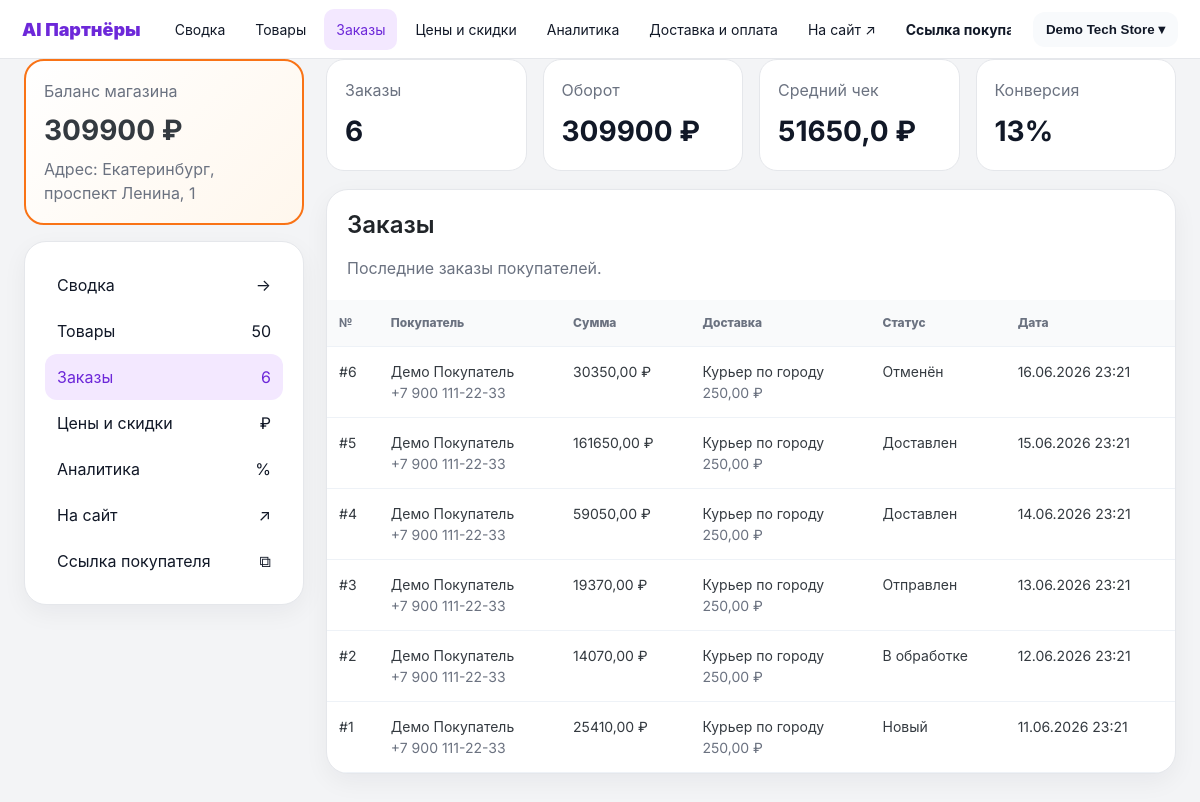
The app's page /shops/demo-tech-store/dashboard/?section=orders (signed in) with its own data.
### shops/models.py (models this page shows, shortened)
class Shop(models.Model):
    owner = models.ForeignKey(User, on_delete=models.CASCADE, related_name='shops')
    name = models.CharField(max_length=100, verbose_name='Название магазина')
    slug = models.SlugField(unique=True, verbose_name='URL-адрес')
    description = models.TextField(blank=True, verbose_name='Описание')
    custom_css = models.TextField(blank=True, null=True, verbose_name='Кастомный CSS')
    template_key = models.CharField(max_length=40, default='modern', verbose_name='Базовый шаблон')
    is_demo = models.BooleanField(default=False, verbose_name='Демо-магазин')
    assistant_level = models.CharField(max_length=20, default='basic', verbose_name='Уровень ИИ-помощника')
    city = models.CharField(max_length=100, default='Екатеринбург', verbose_name='Город магазина')
    address = models.CharField(max_length=250, blank=True, verbose_name='Адрес магазина')
    hosting_enabled = models.BooleanField(default=False, verbose_name='Хостинг на платформе')
    theme_color = models.CharField(max_length=20, default='#4361ee', verbose_name='Цвет темы')
    delivery_enabled = models.BooleanField(default=True, verbose_name='Доставка включена')
    delivery_price = models.DecimalField(max_digits=10, decimal_places=2, default=0, verbose_name='Стоимость доставки')
    delivery_description = models.TextField(blank=True, default='Доставка рассчитывается при оформлении заказа', verbose_name='Описание доставки')
    payment_enabled = models.BooleanField(default=True, verbose_name='Оплата включена')
    payment_methods = models.CharField(max_length=200, default='Банковская карта, оплата при получении', verbose_name='Способы оплаты')
    created_at = models.DateTimeField(auto_now_add=True, verbose_name='Дата создания')
    class Meta:
        verbose_name = 'Магазин'
        verbose_name_plural = 'Магазины'

class Order(models.Model):
    STATUS_CHOICES = [
        ('new', 'Новый'),
        ('processing', 'В обработке'),
        ('shipped', 'Отправлен'),
        ('delivered', 'Доставлен'),
        ('cancelled', 'Отменён'),
    ]
    user = models.ForeignKey(User, on_delete=models.CASCADE, related_name='orders')
    shop = models.ForeignKey(Shop, on_delete=models.CASCADE, related_name='orders')
    created_at = models.DateTimeField(auto_now_add=True)
    updated_at = models.DateTimeField(auto_now=True)
    full_name = models.CharField(max_length=200, verbose_name='ФИО')
    phone = models.CharField(max_length=20, verbose_name='Телефон')
    address = models.TextField(verbose_name='Адрес доставки')
    comment = models.TextField(blank=True, verbose_name='Комментарий')
    status = models.CharField(max_length=20, choices=STATUS_CHOICES, default='new', verbose_name='Статус')
    delivery_service = models.CharField(max_length=50, blank=True, verbose_name='Служба доставки')
    delivery_price = models.DecimalField(max_digits=10, decimal_places=2, default=0, verbose_name='Стоимость доставки')
    customer_city = models.CharField(max_length=100, blank=True, verbose_name='Город клиента')
    total_amount = models.DecimalField(max_digits=10, decimal_places=2, default=0, verbose_name='Общая сумма')
    class Meta:
        verbose_name = 'Заказ'
        verbose_name_plural = 'Заказы'
        ordering = ['-created_at']

### shops/views.py (the view)
# urls.py: path('<slug:shop_slug>/dashboard/', views.shop_dashboard, name='shop_dashboard'),
@login_required
def shop_dashboard(request, shop_slug):
    shop = get_object_or_404(Shop, slug=shop_slug, owner=request.user)
    products_count = shop.products.count()
    categories_count = shop.categories.count()
    brands_count = shop.brands.count()
    news_count = shop.news.count()
    orders = Order.objects.filter(shop=shop)
    orders_count = orders.count()
    total_revenue = orders.aggregate(total=django_models.Sum('total_amount'))['total'] or 0
    completed_orders = orders.filter(status='delivered').count()
    cancelled_orders = orders.filter(status='cancelled').count()
    conversion = 13 if products_count else 0
    avg_order = round(float(total_revenue) / orders_count, 2) if orders_count else 0
    recent_orders = orders.select_related('user').prefetch_related('items__product')[:12]
    section = request.GET.get('section', 'summary')
    period = request.GET.get('period', '1d')
    chart_points, chart_svg_points, chart_max_value = dashboard_chart_data(shop, period)
    popular_products = Product.objects.filter(
        shop=shop,
        orderitem__isnull=False
    ).annotate(
        total_sold=django_models.Sum('orderitem__quantity')
    ).order_by('-total_sold')[:5]
    orders_by_status = {
        'new': orders.filter(status='new').count(),
        'processing': orders.filter(status='processing').count(),
        'shipped': orders.filter(status='shipped').count(),
        'delivered': orders.filter(status='delivered').count(),
        'cancelled': orders.filter(status='cancelled').count(),
    }
    context = {
        'shop': shop,
        'products_count': products_count,
        'categories_count': categories_count,
        'brands_count': brands_count,
        'news_count': news_count,
        'orders_count': orders_count,
        'total_revenue': total_revenue,
        'completed_orders': completed_orders,
        'cancelled_orders': cancelled_orders,
        'conversion': conversion,
        'avg_order': avg_order,
        'recent_orders': recent_orders,
        'section': section,
        'products': shop.products.select_related('category', 'brand')[:30],
        'popular_products': popular_products,
        'orders_by_status': orders_by_status,
        'period': period,
        'chart_points': chart_points,
        'chart_svg_points': chart_svg_points,
        'chart_max_value': chart_max_value,
        'seller_shops': seller_shops_for(request.user),
        'seller_section': 'orders' if section == 'orders' else 'prices' if section == 'prices' else 'analytics' if section == 'analytics' else 'summary',
    }
    return render(request, 'shops/dashboard.html', context)

### config/context_processors.py (called while the page is built, shortened)
def user_roles(request):
    context = {
        'is_super_admin': False,
        'is_seller': False,
        'is_customer': False,
        'active_shop_slug': None,
    }
    try:
        if getattr(request, 'resolver_match', None):
            context['active_shop_slug'] = request.resolver_match.kwargs.get('shop_slug')
    except Exception:
        context['active_shop_slug'] = None
    if request.user.is_authenticated:
        context['is_super_admin'] = request.user.is_superuser
        context['is_seller'] = hasattr(request.user, 'seller_profile')
        context['is_customer'] = hasattr(request.user, 'customer_profile')
    return context

### shops/views.py (called while the page is built)
def seller_shops_for(user):
    if not user.is_authenticated:
        return Shop.objects.none()
    return user.shops.all().order_by('-created_at')

### templates/shops/dashboard.html (shortened to what this page needs)
{% extends 'base.html' %}
{% block content %}
<div class="seller-shell">
    {% include 'shops/_seller_topbar.html' %}
    <div class="seller-page">
        <div class="seller-grid">
            <aside>
                <div class="seller-balance" style="margin-bottom:16px;">
                    <div class="seller-muted">Баланс магазина</div>
                    <strong style="display:block; font-size:28px; margin:6px 0;">{{ total_revenue }} ₽</strong>
                    <div class="seller-muted">Адрес: {{ shop.city }}, {{ shop.address|default:'не указан' }}</div>
                </div>
                <div class="seller-card">
                    <div class="seller-card-body seller-side-menu">
                        <a class="{% if seller_section == 'summary' %}active{% endif %}" href="{% url 'shop_dashboard' shop.slug %}">Сводка <span>→</span></a>
                        <a href="{% url 'shop_manage' shop.slug %}">Товары <span>{{ products_count }}</span></a>
                        <a class="{% if seller_section == 'orders' %}active{% endif %}" href="{% url 'shop_dashboard' shop.slug %}?section=orders">Заказы <span>{{ orders_count }}</span></a>
                        <a class="{% if seller_section == 'prices' %}active{% endif %}" href="{% url 'shop_dashboard' shop.slug %}?section=prices">Цены и скидки <span>₽</span></a>
                        <a class="{% if seller_section == 'analytics' %}active{% endif %}" href="{% url 'shop_dashboard' shop.slug %}?section=analytics">Аналитика <span>%</span></a>
                        <a href="{% url 'shop_front' shop.slug %}?preview=1" target="_blank">На сайт <span>↗</span></a>
                        <a href="#" data-copy-shop-link data-shop-url="{% url 'shop_front' shop.slug %}">Ссылка покупателя <span>⧉</span></a>
                    </div>
                </div>
            </aside>
            <main>
                <div class="seller-stat-grid" style="margin-bottom:18px;">
                    <div class="seller-stat"><span class="seller-muted">Заказы</span><strong>{{ orders_count }}</strong></div>
                    <div class="seller-stat"><span class="seller-muted">Оборот</span><strong>{{ total_revenue }} ₽</strong></div>
                    <div class="seller-stat"><span class="seller-muted">Средний чек</span><strong>{{ avg_order }} ₽</strong></div>
                    <div class="seller-stat"><span class="seller-muted">Конверсия</span><strong>{{ conversion }}%</strong></div>
                </div>
                {% if section == 'orders' %}
                    <div class="seller-card">
                        <div class="seller-card-body"><h2>Заказы</h2><p class="seller-muted">Последние заказы покупателей.</p></div>
                        <div style="overflow-x:auto;"><table class="seller-table"><thead><tr><th>№</th><th>Покупатель</th><th>Сумма</th><th>Доставка</th><th>Статус</th><th>Дата</th></tr></thead><tbody>{% for order in recent_orders %}<tr><td>#{{ order.id }}</td><td>{{ order.full_name }}<br><span class="seller-muted">{{ order.phone }}</span></td><td>{{ order.total_amount }} ₽</td><td>{{ order.delivery_service }}<br><span class="seller-muted">{{ order.delivery_price }} ₽</span></td><td>{{ order.get_status_display }}</td><td>{{ order.created_at|date:"d.m.Y H:i" }}</td></tr>{% empty %}<tr><td colspan="6">Заказов пока нет</td></tr>{% endfor %}</tbody></table></div>
                    </div>
                {% endif %}
            </main>
        </div>
    </div>
</div>
{% endblock %}

### templates/shops/_seller_topbar.html (shortened to what this page needs)
<div class="seller-topbar">
    <div class="seller-topbar-inner">
        <div class="seller-logo">AI Партнёры</div>
        <nav class="seller-nav">
            <a class="{% if seller_section == 'summary' %}active{% endif %}" href="{% if shop %}{% url 'shop_dashboard' shop.slug %}{% else %}{% url 'my_shops' %}{% endif %}">Сводка</a>
            {% if shop %}
                <a class="{% if seller_section == 'products' %}active{% endif %}" href="{% url 'shop_manage' shop.slug %}">Товары</a>
                <a class="{% if seller_section == 'orders' %}active{% endif %}" href="{% url 'shop_dashboard' shop.slug %}?section=orders">Заказы</a>
                <a class="{% if seller_section == 'prices' %}active{% endif %}" href="{% url 'shop_dashboard' shop.slug %}?section=prices">Цены и скидки</a>
                <a class="{% if seller_section == 'analytics' %}active{% endif %}" href="{% url 'shop_dashboard' shop.slug %}?section=analytics">Аналитика</a>
                <a href="{% url 'shop_manage' shop.slug %}#integrations">Доставка и оплата</a>
                <a href="{% url 'shop_front' shop.slug %}?preview=1" target="_blank">На сайт ↗</a>
                <button type="button" class="seller-nav-button" data-copy-shop-link data-shop-url="{% url 'shop_front' shop.slug %}">Ссылка покупателя</button>
            {% else %}
                <a href="{% url 'ai_create_shop' %}">Создать магазин</a>
                <a href="{% url 'pricing' %}">Тарифы</a>
            {% endif %}
        </nav>
        <div class="seller-shop-switch" id="sellerShopSwitch">
            <button class="seller-shop-trigger" type="button" id="sellerShopTrigger">
                {% if shop %}{{ shop.name }}{% elif active_shop %}{{ active_shop.name }}{% else %}Все магазины{% endif %} ▾
            </button>
        </div>
    </div>
</div>

### static/css/amazon-style.css (style rules this page uses)
:root { --primary: #4361ee; --primary-dark: #3a56d4; --primary-light: #e8edff; --secondary: #6c757d; --success: #28a745; --danger: #dc3545; --warning: #ffc107; --info: #17a2b8; --dark: #1a1a2e; --light: #f8f9fa; --white: #ffffff; --gray-100: #f8f9fa; --gray-200: #e9ecef; --gray-300: #dee2e6; --gray-400: #ced4da; --gray-500: #adb5bd; --gray-600: #6c757d; --gray-700: #495057; --gray-800: #343a40; --gray-900: #212529; --spacing-xs: 4px; --spacing-sm: 8px; --spacing-md: 16px; --spacing-lg: 24px; --spacing-xl: 32px; --spacing-2xl: 48px; --font-family: 'Inter', -apple-system, BlinkMacSystemFont, 'Segoe UI', Roboto, 'Helvetica Neue', Arial, sans-serif; --font-size-xs: 12px; --font-size-sm: 14px; --font-size-md: 16px; --font-size-lg: 18px; --font-size-xl: 24px; --font-size-2xl: 32px; --radius-sm: 4px; --radius-md: 8px; --radius-lg: 12px; --radius-xl: 16px; --radius-full: 9999px; --shadow-sm: 0 1px 2px 0 rgba(0, 0, 0, 0.05); --shadow-md: 0 4px 6px -1px rgba(0, 0, 0, 0.1); --shadow-lg: 0 10px 15px -3px rgba(0, 0, 0, 0.1); --shadow-xl: 0 20px 25px -5px rgba(0, 0, 0, 0.1); }
* { margin: 0; padding: 0; box-sizing: border-box; }
body { font-family: var(--font-family); font-size: var(--font-size-md); line-height: 1.5; color: var(--gray-800); background-color: var(--white); }
h1, h2, h3, h4, h5, h6 { margin-bottom: var(--spacing-md); font-weight: 600; line-height: 1.25; color: var(--gray-900); }
h2 { font-size: var(--font-size-xl); }
a { color: var(--primary); text-decoration: none; transition: color 0.2s ease; }

### templates/base.html (style rules this page uses)
.seller-shell { background:#f3f4f6; margin:-24px calc(-1 * var(--spacing-lg)) 0; min-height:calc(100vh - 160px); padding:0 0 40px; }
.seller-topbar { position:sticky; top:0; z-index:900; background:#fff; border-bottom:1px solid #e5e7eb; padding:0 22px; }
.seller-topbar-inner { max-width:1440px; margin:0 auto; min-height:58px; display:flex; align-items:center; gap:22px; }
.seller-logo { color:#6d28d9; font-weight:900; font-size:18px; white-space:nowrap; }
.seller-nav { display:flex; align-items:center; gap:6px; flex:1; overflow-x:auto; }
.seller-nav a, .seller-nav-button { color:#111827; font-size:14px; padding:10px 12px; border-radius:10px; white-space:nowrap; text-decoration:none; border:0; background:transparent; font-family:inherit; cursor:pointer; }
.seller-nav a.active, .seller-nav a:hover, .seller-nav-button:hover { background:#f3e8ff; color:#6d28d9; }
.seller-nav-button { font-weight:700; }
.seller-page { max-width:1440px; margin:0 auto; padding:24px; }
.seller-grid { display:grid; grid-template-columns:280px 1fr; gap:22px; align-items:start; }
.seller-card { background:#fff; border:1px solid #e5e7eb; border-radius:22px; box-shadow:0 8px 24px rgba(15,23,42,.05); overflow:hidden; }
.seller-card-body { padding:20px; }
.seller-stat-grid { display:grid; grid-template-columns:repeat(auto-fit,minmax(190px,1fr)); gap:16px; }
.seller-stat { background:#fff; border:1px solid #e5e7eb; border-radius:18px; padding:18px; }
.seller-stat strong { display:block; font-size:28px; color:#111827; margin-top:8px; }
.seller-muted { color:#6b7280; }
.seller-table { width:100%; border-collapse:collapse; font-size:14px; }
.seller-table th, .seller-table td { padding:14px 12px; border-bottom:1px solid #eef2f7; text-align:left; vertical-align:top; }
.seller-table th { color:#6b7280; font-size:12px; font-weight:800; background:#f9fafb; }
.seller-side-menu a { display:flex; justify-content:space-between; align-items:center; color:#111827; padding:11px 12px; border-radius:12px; text-decoration:none; }
.seller-side-menu a:hover, .seller-side-menu a.active { background:#f3e8ff; color:#6d28d9; }
.seller-balance { background:linear-gradient(135deg,#fff 0%,#fff7ed 100%); border:2px solid #f97316; border-radius:20px; padding:18px; }
.seller-shop-switch { position:relative; margin-left:auto; padding:8px 0; }
.seller-shop-trigger { border:0; background:#f8fafc; padding:10px 13px; border-radius:12px; font-weight:900; color:#111827; cursor:pointer; display:flex; align-items:center; gap:8px; }

### records on screen
Shop: name "Demo Tech Store", city "Екатеринбург", address "проспект Ленина, 1"
Order: id "6", full_name "Демо Покупатель", phone "+7 900 111-22-33", total_amount "30350,00", delivery_service "Курьер по городу", delivery_price "250,00", status "Отменён", created_at "16.06.2026 23:21"
Order: id "5", full_name "Демо Покупатель", phone "+7 900 111-22-33", total_amount "161650,00", delivery_service "Курьер по городу", delivery_price "250,00", status "Доставлен", created_at "15.06.2026 23:21"
Order: id "4", full_name "Демо Покупатель", phone "+7 900 111-22-33", total_amount "59050,00", delivery_service "Курьер по городу", delivery_price "250,00", status "Доставлен", created_at "14.06.2026 23:21"
Order: id "3", full_name "Демо Покупатель", phone "+7 900 111-22-33", total_amount "19370,00", delivery_service "Курьер по городу", delivery_price "250,00", status "Отправлен", created_at "13.06.2026 23:21"
Order: id "2", full_name "Демо Покупатель", phone "+7 900 111-22-33", total_amount "14070,00", delivery_service "Курьер по городу", delivery_price "250,00", status "В обработке", created_at "12.06.2026 23:21"
Order: id "1", full_name "Демо Покупатель", phone "+7 900 111-22-33", total_amount "25410,00", delivery_service "Курьер по городу", delivery_price "250,00", status "Новый", created_at "11.06.2026 23:21"

### other values on screen
{{ total_revenue }} "309900"
{{ products_count }} "50"
{{ orders_count }} "6"
{{ avg_order }} "51650,0"
{{ conversion }} "13"
